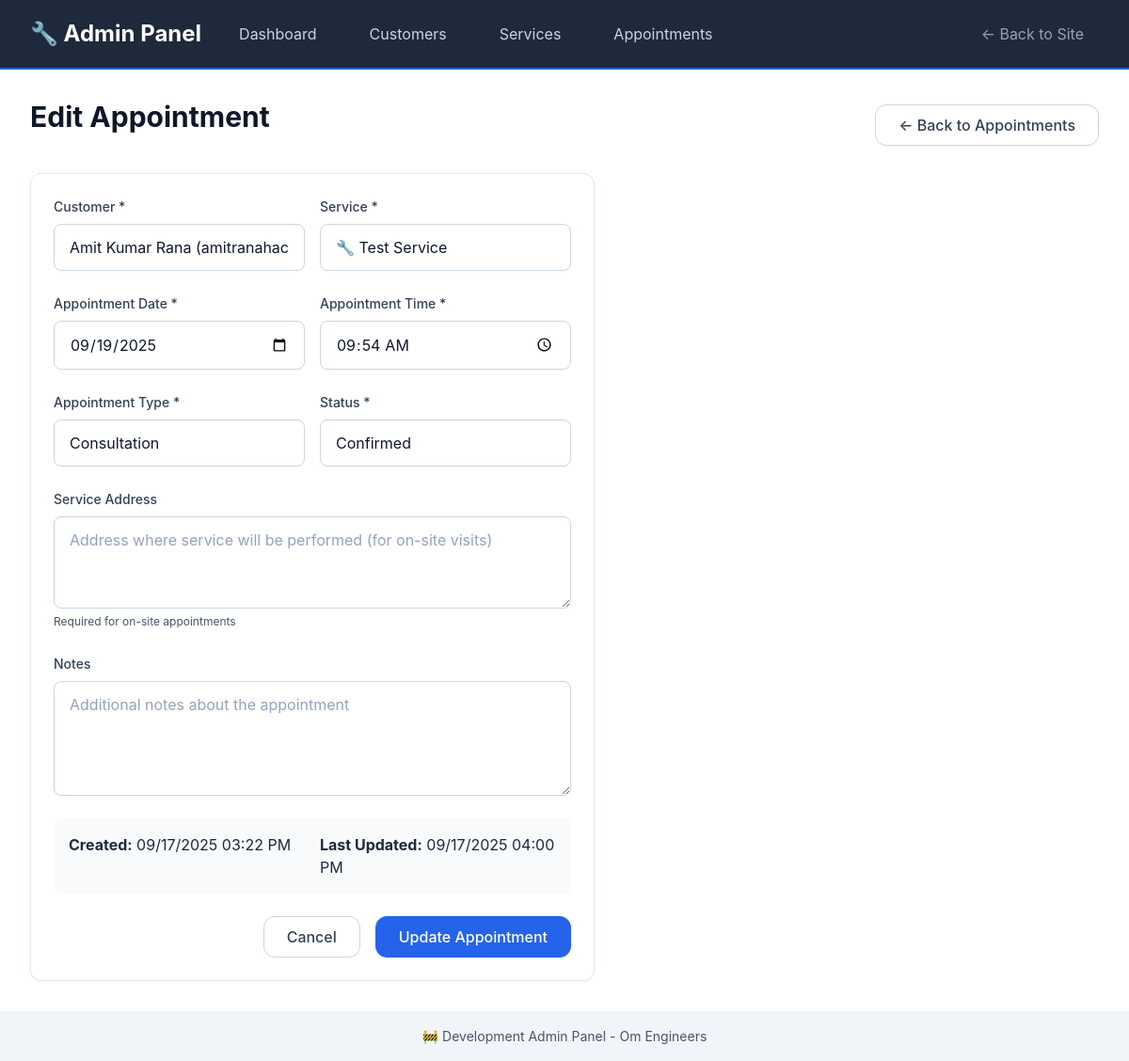
The app's page /admin/appointments/1/edit, older data.
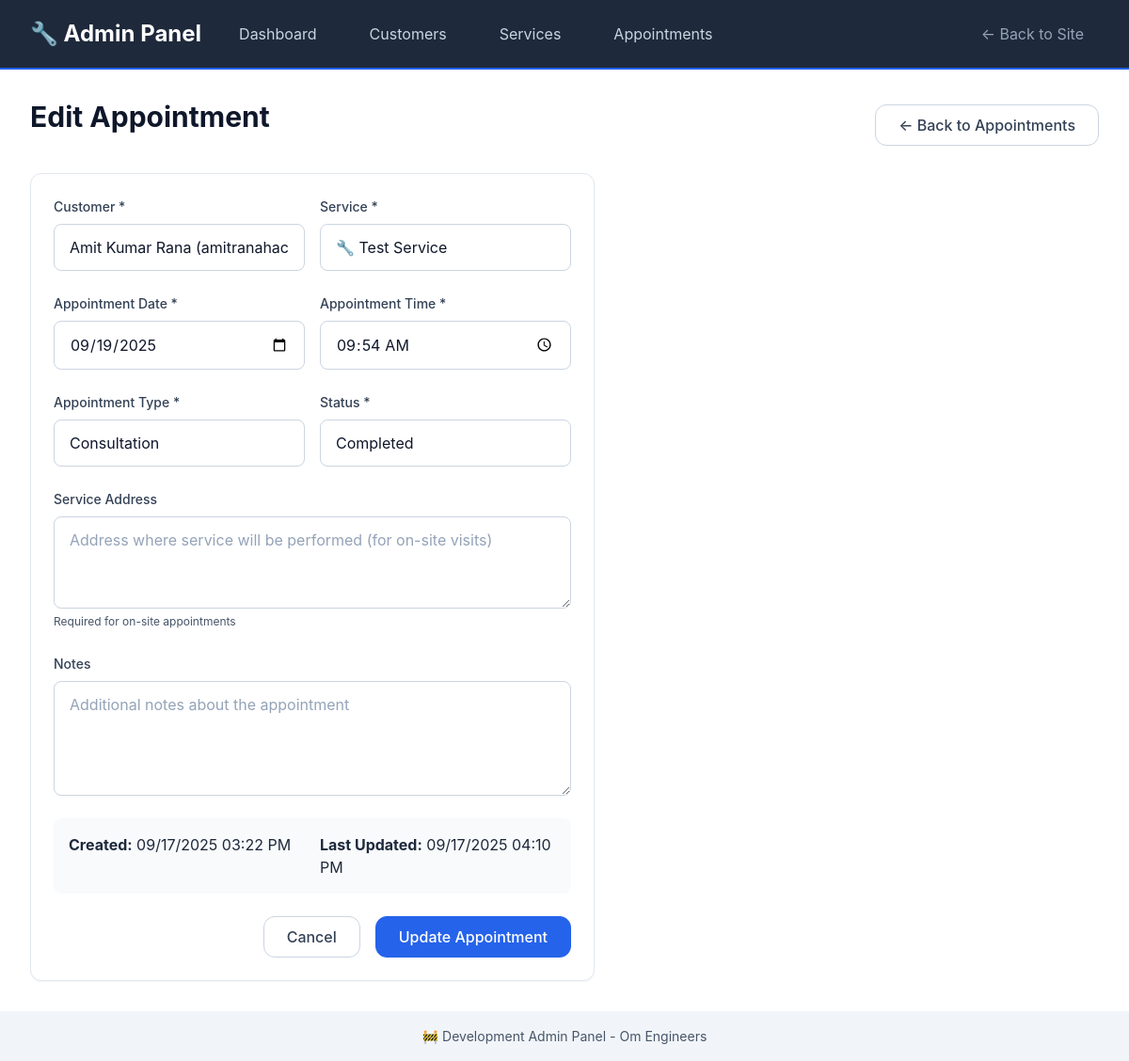
The same page, newer data.
### models/appointment_db.py (models this page shows, shortened)
class Appointment(db.Model):
    __tablename__ = 'appointments'
    id: Mapped[int] = mapped_column(primary_key=True)
    customer_id: Mapped[int] = mapped_column(ForeignKey('customers.id'), nullable=False)
    service_id: Mapped[int] = mapped_column(ForeignKey('services.id'), nullable=False)
    appointment_date: Mapped[date] = mapped_column(Date, nullable=False, index=True)
    appointment_time: Mapped[time] = mapped_column(Time, nullable=False)
    appointment_type: Mapped[AppointmentType] = mapped_column(Enum(AppointmentType), default=AppointmentType.SERVICE)
    status: Mapped[AppointmentStatus] = mapped_column(Enum(AppointmentStatus), default=AppointmentStatus.PENDING, index=True)
    notes: Mapped[str] = mapped_column(Text, nullable=True)
    address: Mapped[str] = mapped_column(Text, nullable=True)
    estimated_duration: Mapped[str] = mapped_column(String(50), nullable=True)
    estimated_cost: Mapped[str] = mapped_column(String(50), nullable=True)
    actual_cost: Mapped[str] = mapped_column(String(50), nullable=True)
    technician_notes: Mapped[str] = mapped_column(Text, nullable=True)
    created_at: Mapped[datetime] = mapped_column(DateTime, default=datetime.utcnow)
    updated_at: Mapped[datetime] = mapped_column(DateTime, default=datetime.utcnow, onupdate=datetime.utcnow)
    completed_at: Mapped[datetime] = mapped_column(DateTime, nullable=True)
    cancelled_at: Mapped[datetime] = mapped_column(DateTime, nullable=True)
    customer = db.relationship('Customer', back_populates='appointments')
    service = db.relationship('Service', back_populates='appointments')

### models/customer_db.py (models this page shows, shortened)
class Customer(db.Model):
    __tablename__ = 'customers'
    id: Mapped[int] = mapped_column(primary_key=True)
    name: Mapped[str] = mapped_column(String(100), nullable=False)
    email: Mapped[str] = mapped_column(String(120), nullable=True, index=True)
    phone: Mapped[str] = mapped_column(String(20), nullable=False, index=True)
    address: Mapped[str] = mapped_column(Text, nullable=True)
    created_at: Mapped[datetime] = mapped_column(DateTime, default=datetime.utcnow)
    updated_at: Mapped[datetime] = mapped_column(DateTime, default=datetime.utcnow, onupdate=datetime.utcnow)
    appointments = db.relationship('Appointment', back_populates='customer', cascade='all, delete-orphan')

### models/service_db.py (models this page shows, shortened)
class Service(db.Model):
    __tablename__ = 'services'
    id: Mapped[int] = mapped_column(primary_key=True)
    name: Mapped[str] = mapped_column(String(100), nullable=False)
    description: Mapped[str] = mapped_column(Text, nullable=False)
    category: Mapped[str] = mapped_column(String(50), nullable=False, index=True)
    duration: Mapped[str] = mapped_column(String(50), nullable=False)
    price_range: Mapped[str] = mapped_column(String(50), nullable=False)
    icon: Mapped[str] = mapped_column(String(10), default="🔧")
    is_active: Mapped[bool] = mapped_column(Boolean, default=True, index=True)
    created_at: Mapped[datetime] = mapped_column(DateTime, default=datetime.utcnow)
    updated_at: Mapped[datetime] = mapped_column(DateTime, default=datetime.utcnow, onupdate=datetime.utcnow)
    appointments = db.relationship('Appointment', back_populates='service')

### routes/admin.py (the view)
@admin_bp.route('/appointments/<int:appointment_id>/edit')
def edit_appointment(appointment_id):
    appointment = Appointment.query.get_or_404(appointment_id)
    customers = Customer.query.all()
    services = Service.query.filter_by(is_active=True).all()
    return render_template('admin/appointment_form.html',
                         appointment=appointment,
                         customers=customers,
                         services=services)

### templates/admin/appointment_form.html (shortened to what the changed rows need)
{% extends "admin/base.html" %}
{% block content %}
<div style="display: flex; justify-content: space-between; align-items: center; margin-bottom: var(--space-6);">
    <h1>{% if appointment %}Edit Appointment{% else %}Add New Appointment{% endif %}</h1>
</div>
<div class="card" style="max-width: 600px;">
    <form method="POST"
          action="{% if appointment %}{{ url_for('admin.update_appointment', appointment_id=appointment.id) }}{% else %}{{ url_for('admin.create_appointment') }}{% endif %}">
        <div style="display: grid; grid-template-columns: 1fr 1fr; gap: var(--space-4);">
            <div class="form-group">
                <label for="customer_id" class="form-label">Customer *</label>
                <select id="customer_id" name="customer_id" class="form-input" required>
                    {% for customer in customers %}
                    <option value="{{ customer.id }}"
                            {% if appointment and appointment.customer_id == customer.id %}selected{% endif %}>
                        {{ customer.name }} ({{ customer.email }})
                    </option>
                    {% endfor %}
                </select>
            </div>
            <div class="form-group">
                <label for="service_id" class="form-label">Service *</label>
                <select id="service_id" name="service_id" class="form-input" required>
                    {% for service in services %}
                    <option value="{{ service.id }}"
                            {% if appointment and appointment.service_id == service.id %}selected{% endif %}>
                        {{ service.icon }} {{ service.name }}
                    </option>
                    {% endfor %}
                </select>
            </div>
        </div>
        <div style="display: grid; grid-template-columns: 1fr 1fr; gap: var(--space-4);">
            <div class="form-group">
                <label for="appointment_date" class="form-label">Appointment Date *</label>
                <input type="date" id="appointment_date" name="appointment_date" class="form-input"
                       value="{{ appointment.appointment_date.strftime('%Y-%m-%d') if appointment else '' }}" required>
            </div>
            <div class="form-group">
                <label for="appointment_time" class="form-label">Appointment Time *</label>
                <input type="time" id="appointment_time" name="appointment_time" class="form-input"
                       value="{{ appointment.appointment_time.strftime('%H:%M') if appointment else '' }}" required>
            </div>
        </div>
        <div style="display: grid; grid-template-columns: 1fr 1fr; gap: var(--space-4);">
            <div class="form-group">
                <label for="appointment_type" class="form-label">Appointment Type *</label>
                <select id="appointment_type" name="appointment_type" class="form-input" required>
                    <option value="consultation" {% if appointment and appointment.appointment_type.value == 'consultation' %}selected{% endif %}>Consultation</option>
                </select>
            </div>
            <div class="form-group">
                <label for="status" class="form-label">Status *</label>
                <select id="status" name="status" class="form-input" required>
                    <option value="confirmed" {% if appointment and appointment.status.value == 'confirmed' %}selected{% endif %}>Confirmed</option>
                    <option value="completed" {% if appointment and appointment.status.value == 'completed' %}selected{% endif %}>Completed</option>
                </select>
            </div>
        </div>
        {% if appointment %}
        <div style="display: grid; grid-template-columns: 1fr 1fr; gap: var(--space-4); margin-bottom: var(--space-6); padding: var(--space-4); background: var(--gray-50); border-radius: var(--border-radius);">
            <div>
                <strong>Created:</strong> {{ appointment.created_at.strftime('%m/%d/%Y %I:%M %p') }}
            </div>
            <div>
                <strong>Last Updated:</strong> {{ appointment.updated_at.strftime('%m/%d/%Y %I:%M %p') if appointment.updated_at else 'Never' }}
            </div>
        </div>
        {% endif %}
    </form>
</div>
{% endblock %}

Row changes from the older to the newer data that the page shows:
changed Appointment "Consultation": status "Confirmed" → "Completed"; updated_at "09/17/2025 04:00 PM" → "09/17/2025 04:10 PM"
